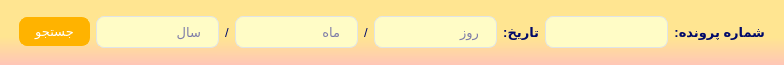
<?xml version="1.0" encoding="UTF-8"?>
<ui version="4.0">
 <class>MainWindow</class>
 <widget class="QMainWindow" name="MainWindow">
  <property name="geometry">
   <rect>
    <x>0</x>
    <y>0</y>
    <width>784</width>
    <height>65</height>
   </rect>
  </property>
  <property name="minimumSize">
   <size>
    <width>784</width>
    <height>65</height>
   </size>
  </property>
  <property name="maximumSize">
   <size>
    <width>784</width>
    <height>65</height>
   </size>
  </property>
  <property name="windowTitle">
   <string>MainWindow</string>
  </property>
  <property name="layoutDirection">
   <enum>Qt::RightToLeft</enum>
  </property>
  <property name="styleSheet">
   <string notr="true">QMainWindow{
background-color:qlineargradient(spread:pad, x1:0.528, y1:0, x2:0.518, y2:1, stop:0.572139 rgba(255, 229, 145, 255), stop:1 rgba(255, 198, 183, 255));
}

QWidget {
  color:darkblue;
  
}
QLabel {
  color: rgb(0, 9, 105);
  font-weight: 600;
  font: 10pt ;

}
QLabel#heading {
  color: #0f1925;
  font-size: 18px;
  margin-bottom: 10px;
}

QLabel#subheading {
  color: #0f1925;
  font-size: 12px;
  font-weight: normal;
  margin-bottom: 10px;
}
QTabWidget {
    color:rgb(0,0,0);
    background-color:#000000;
}
QTabWidget::pane {
    border-color: #050a0e;
    background-color: #e0e0e0;
    border-width: 1px;
    border-radius: 4px;
    position: absolute;
    top: -0.5em;
    padding-top: 0.5em;
}

QTabWidget::tab-bar {
    alignment: center;
}

QTabBar::tab {
    border-bottom: 1px solid #c0c0c0;
    padding: 3px;
    color: #272727;
    background-color: #fefefc;
    margin-left:0px;
}
QTabBar::tab:!last {
    border-right: 1px solid;
    border-right-color: #c0c0c0;
    border-bottom-color: #c0c0c0;
}
QTabBar::tab:first {
    border-top-left-radius: 10px;
    border-bottom-left-radius: 10px;
}
QTabBar::tab:last {
    border-top-right-radius: 10px;
    border-bottom-right-radius: 10px;
}
QTabBar::tab:selected, QTabBar::tab:last:selected, QTabBar::tab:hover {
    color: #FFFFFF;
    background-color: qlineargradient(spread:pad, x1:0.5, y1:0, x2:0.5, y2:1, stop:0 #84afe5, stop:1 #1168e4);
}
QLineEdit {
  border-radius: 8px;
  border: 1px solid #e0e4e7;
  padding: 5px 15px;
  background-color: rgb(255, 252, 198);
  font: 10pt ;
}

QLineEdit:focus {
  border: 1px solid rgb(255, 179, 0);
}

QTextEdit::placeholder {
  color: #fff;
}
QTextEdit {
  border-radius: 8px;
  border: 1px solid #e0e4e7;
  padding: 5px 15px;
  background-color: rgb(255, 252, 198);
  font: 12pt ;
}

QTextEdit:focus {
  border: 1px solid #d0e3ff;
}

QTextEdit::placeholder {
  color: #fff;
}
QSpinBox {
  border-radius: 8px;
  border: 1px solid #e0e4e7;
  padding: 5px 15px;
  background-color: rgb(255, 252, 198)
}

QSpinBox:focus {
  border: 1px solid #d0e3ff;
}

QTimeEdit {
  border-radius: 8px;
  border: 1px solid #e0e4e7;
  padding: 5px 15px;
  background-color: rgb(255, 252, 198)
}

QTimeEdit:focus {
  border: 1px solid #d0e3ff;
}


QComboBox{
  background-color: rgb(255, 252, 198);
}
 QGroupBox{
  font-size:12pt;
}

QComboBox {
   border-radius: 8px;
   border: 1px solid #e0e4e7;
   padding: 2px 10px;
   background-color: rgb(255, 252, 198);
   min-width: 6em;
   color: rgb(0, 9, 105);
   font: 10pt ;
   margin-top: 1.5px;
   margin-bottom: 1.5px;

}
QComboBox::drop-down {
	subcontrol-origin: padding;
	subcontrol-position: top right;
	width: 36px;
	
	border-top-right-radius: 3px;
	border-bottom-right-radius: 3px;
}

QComboBox::drop-down:button{
	background-color:rgb(255, 252, 198) ;
	width: 25px;
}

QComboBox::down-arrow {
	image: url(./images/down.png);
    width: 15px;
    height: 13px;
	padding: 1px;
}

QComboBox::down-arrow:disabled {
	background-color: #CCC;
}

 QCheckBox{
    color: #272727;
}
QCheckBox {
    padding: 2px;
}
QCheckBox:disabled, QRadioButton:disabled {
    color: #808086;
    padding: 2px;
}

QCheckBox:hover {
    border-radius:4px;
    border-style:solid;
    padding-left: 1px;
    padding-right: 1px;
    padding-bottom: 1px;
    padding-top: 1px;
    border-width:1px;
    border-color: transparent;
}
QCheckBox::indicator:checked {
    image: url(./QSS_IMG/object-select-symbolic.symbolic.png);
    height: 15px;
    width: 15px;
    border-style:solid;
    border-width: 1px;
    border-color: #48a5fd;
    color: #ffffff;
    border-radius: 3px;
    background-color: qlineargradient(spread:pad, x1:0, y1:0, x2:0, y2:1, stop:0 #48a5fd, stop:0.5 #329cfb, stop:1 #48a5fd);
}
QCheckBox::indicator:unchecked {
    
    height: 15px;
    width: 15px;
    border-style:solid;
    border-width: 1px;
    border-color: #48a5fd;
    border-radius: 3px;
    background-color: #fbfdfa;
}
QPushButton {
  background-color: rgb(255, 179, 0);
  color: #fff;
  font-weight: 600;
  border-radius: 8px;
  border: 1px solid rgb(255, 179, 0);
  padding: 5px 15px;
  margin-top: 0px;
  margin-bottom: 0px;
  outline: 0px;
  font: 10pt ;
}

QPushButton:hover{
  background-color: rgb(236, 118, 0);
}

QPushButton:pressed{
  background-color: rgb(255, 227, 82);
  border-color:;
  font-weight: 600;
  border-radius: 8px;
  border: 3px solid rgb(255, 170, 0);
  padding: 5px 15px;
  margin-top: 0px;
  outline: 0px;
  color: rgb(255, 170, 0);
}

QMenu:hover{
  background-color: #0b5ed7;
  border: 3px solid #9ac3fe;
}

QMenu:pressed{
  background-color: rgb(255, 255, 205);
  border-color:white;
  font-weight: 600;
  border-radius: 8px;
  border: 3px solid rgb(53, 132, 228);
  padding: 5px 15px;
  margin-top: 0px;
  outline: 0px;
  color:rgb(0, 63, 184);
}

QLineEdit:focus, QTextEdit:focus, QPlainTextEdit:focus, QSpinBox:focus, QDoubleSpinBox:focus, QTimeEdit:focus, QDateEdit:focus, QDateTimeEdit:focus {
    border-width: 2px;
    border-radius: 8px;
    border-style: solid;
    border-color:rgb(255, 179, 0);
    background-color: rgb(255, 255, 231);
}
QSpinBox::up-button {
    width: 14px;    
	image: url(./images/up.png);
    margin-top: 2px;
    margin-right: 3px;
    }
QSpinBox::down-button {
    width: 14px;    
	image: url(./images/down.png);
    margin-bottom: 2px;
    margin-right: 3px;
    }
 
QTimeEdit::up-button {
    width: 14px;    
	image: url(./images/up.png);
    margin-top: 2px;
    margin-right: 3px;
    }
QTimeEdit::down-button {
    width: 14px;    
	image: url(./images/down.png);
    margin-bottom: 2px;
    margin-right: 3px;
    }</string>
  </property>
  <widget class="QWidget" name="centralwidget">
   <layout class="QHBoxLayout" name="horizontalLayout">
    <item>
     <layout class="QGridLayout" name="gridLayout_6">
      <property name="leftMargin">
       <number>10</number>
      </property>
      <property name="rightMargin">
       <number>10</number>
      </property>
      <item row="0" column="1">
       <widget class="QLineEdit" name="txt_code">
        <property name="font">
         <font>
          <family>IRANYekanXFaNum</family>
          <pointsize>10</pointsize>
          <weight>50</weight>
          <italic>false</italic>
          <bold>false</bold>
         </font>
        </property>
        <property name="placeholderText">
         <string/>
        </property>
       </widget>
      </item>
      <item row="0" column="7">
       <widget class="QLineEdit" name="txt_year">
        <property name="palette">
         <palette>
          <active>
           <colorrole role="WindowText">
            <brush brushstyle="SolidPattern">
             <color alpha="255">
              <red>0</red>
              <green>0</green>
              <blue>139</blue>
             </color>
            </brush>
           </colorrole>
           <colorrole role="Button">
            <brush brushstyle="SolidPattern">
             <color alpha="255">
              <red>255</red>
              <green>252</green>
              <blue>198</blue>
             </color>
            </brush>
           </colorrole>
           <colorrole role="Text">
            <brush brushstyle="SolidPattern">
             <color alpha="255">
              <red>0</red>
              <green>0</green>
              <blue>139</blue>
             </color>
            </brush>
           </colorrole>
           <colorrole role="ButtonText">
            <brush brushstyle="SolidPattern">
             <color alpha="255">
              <red>0</red>
              <green>0</green>
              <blue>139</blue>
             </color>
            </brush>
           </colorrole>
           <colorrole role="Base">
            <brush brushstyle="SolidPattern">
             <color alpha="255">
              <red>255</red>
              <green>252</green>
              <blue>198</blue>
             </color>
            </brush>
           </colorrole>
           <colorrole role="Window">
            <brush brushstyle="SolidPattern">
             <color alpha="255">
              <red>255</red>
              <green>252</green>
              <blue>198</blue>
             </color>
            </brush>
           </colorrole>
           <colorrole role="PlaceholderText">
            <brush brushstyle="NoBrush">
             <color alpha="128">
              <red>0</red>
              <green>0</green>
              <blue>139</blue>
             </color>
            </brush>
           </colorrole>
          </active>
          <inactive>
           <colorrole role="WindowText">
            <brush brushstyle="SolidPattern">
             <color alpha="255">
              <red>0</red>
              <green>0</green>
              <blue>139</blue>
             </color>
            </brush>
           </colorrole>
           <colorrole role="Button">
            <brush brushstyle="SolidPattern">
             <color alpha="255">
              <red>255</red>
              <green>252</green>
              <blue>198</blue>
             </color>
            </brush>
           </colorrole>
           <colorrole role="Text">
            <brush brushstyle="SolidPattern">
             <color alpha="255">
              <red>0</red>
              <green>0</green>
              <blue>139</blue>
             </color>
            </brush>
           </colorrole>
           <colorrole role="ButtonText">
            <brush brushstyle="SolidPattern">
             <color alpha="255">
              <red>0</red>
              <green>0</green>
              <blue>139</blue>
             </color>
            </brush>
           </colorrole>
           <colorrole role="Base">
            <brush brushstyle="SolidPattern">
             <color alpha="255">
              <red>255</red>
              <green>252</green>
              <blue>198</blue>
             </color>
            </brush>
           </colorrole>
           <colorrole role="Window">
            <brush brushstyle="SolidPattern">
             <color alpha="255">
              <red>255</red>
              <green>252</green>
              <blue>198</blue>
             </color>
            </brush>
           </colorrole>
           <colorrole role="PlaceholderText">
            <brush brushstyle="NoBrush">
             <color alpha="128">
              <red>0</red>
              <green>0</green>
              <blue>139</blue>
             </color>
            </brush>
           </colorrole>
          </inactive>
          <disabled>
           <colorrole role="WindowText">
            <brush brushstyle="SolidPattern">
             <color alpha="255">
              <red>0</red>
              <green>0</green>
              <blue>139</blue>
             </color>
            </brush>
           </colorrole>
           <colorrole role="Button">
            <brush brushstyle="SolidPattern">
             <color alpha="255">
              <red>255</red>
              <green>252</green>
              <blue>198</blue>
             </color>
            </brush>
           </colorrole>
           <colorrole role="Text">
            <brush brushstyle="SolidPattern">
             <color alpha="255">
              <red>0</red>
              <green>0</green>
              <blue>139</blue>
             </color>
            </brush>
           </colorrole>
           <colorrole role="ButtonText">
            <brush brushstyle="SolidPattern">
             <color alpha="255">
              <red>0</red>
              <green>0</green>
              <blue>139</blue>
             </color>
            </brush>
           </colorrole>
           <colorrole role="Base">
            <brush brushstyle="SolidPattern">
             <color alpha="255">
              <red>255</red>
              <green>252</green>
              <blue>198</blue>
             </color>
            </brush>
           </colorrole>
           <colorrole role="Window">
            <brush brushstyle="SolidPattern">
             <color alpha="255">
              <red>255</red>
              <green>252</green>
              <blue>198</blue>
             </color>
            </brush>
           </colorrole>
           <colorrole role="PlaceholderText">
            <brush brushstyle="NoBrush">
             <color alpha="128">
              <red>0</red>
              <green>0</green>
              <blue>139</blue>
             </color>
            </brush>
           </colorrole>
          </disabled>
         </palette>
        </property>
        <property name="font">
         <font>
          <family>IRANYekanXFaNum</family>
          <pointsize>10</pointsize>
          <weight>50</weight>
          <italic>false</italic>
          <bold>false</bold>
          <kerning>false</kerning>
         </font>
        </property>
        <property name="styleSheet">
         <string notr="true">   margin-bottom: 1.5px;    margin-top: 1.5px;</string>
        </property>
        <property name="placeholderText">
         <string>سال</string>
        </property>
       </widget>
      </item>
      <item row="0" column="6">
       <widget class="QLabel" name="label_3">
        <property name="text">
         <string>/</string>
        </property>
       </widget>
      </item>
      <item row="0" column="8">
       <widget class="QPushButton" name="btn_sendsearch">
        <property name="font">
         <font>
          <family>IRANYekanXFaNum</family>
          <pointsize>10</pointsize>
          <weight>50</weight>
          <italic>false</italic>
          <bold>false</bold>
          <kerning>false</kerning>
         </font>
        </property>
        <property name="styleSheet">
         <string notr="true"/>
        </property>
        <property name="text">
         <string>جستجو</string>
        </property>
        <property name="autoDefault">
         <bool>false</bool>
        </property>
        <property name="flat">
         <bool>false</bool>
        </property>
       </widget>
      </item>
      <item row="0" column="0">
       <widget class="QLabel" name="label">
        <property name="styleSheet">
         <string notr="true">font: 75 10pt &quot;Calibri&quot;;
font-weight: 700;</string>
        </property>
        <property name="text">
         <string>شماره پرونده:</string>
        </property>
       </widget>
      </item>
      <item row="0" column="5">
       <widget class="QLineEdit" name="txt_month">
        <property name="palette">
         <palette>
          <active>
           <colorrole role="WindowText">
            <brush brushstyle="SolidPattern">
             <color alpha="255">
              <red>0</red>
              <green>0</green>
              <blue>139</blue>
             </color>
            </brush>
           </colorrole>
           <colorrole role="Button">
            <brush brushstyle="SolidPattern">
             <color alpha="255">
              <red>255</red>
              <green>252</green>
              <blue>198</blue>
             </color>
            </brush>
           </colorrole>
           <colorrole role="Text">
            <brush brushstyle="SolidPattern">
             <color alpha="255">
              <red>0</red>
              <green>0</green>
              <blue>139</blue>
             </color>
            </brush>
           </colorrole>
           <colorrole role="ButtonText">
            <brush brushstyle="SolidPattern">
             <color alpha="255">
              <red>0</red>
              <green>0</green>
              <blue>139</blue>
             </color>
            </brush>
           </colorrole>
           <colorrole role="Base">
            <brush brushstyle="SolidPattern">
             <color alpha="255">
              <red>255</red>
              <green>252</green>
              <blue>198</blue>
             </color>
            </brush>
           </colorrole>
           <colorrole role="Window">
            <brush brushstyle="SolidPattern">
             <color alpha="255">
              <red>255</red>
              <green>252</green>
              <blue>198</blue>
             </color>
            </brush>
           </colorrole>
           <colorrole role="PlaceholderText">
            <brush brushstyle="NoBrush">
             <color alpha="128">
              <red>0</red>
              <green>0</green>
              <blue>139</blue>
             </color>
            </brush>
           </colorrole>
          </active>
          <inactive>
           <colorrole role="WindowText">
            <brush brushstyle="SolidPattern">
             <color alpha="255">
              <red>0</red>
              <green>0</green>
              <blue>139</blue>
             </color>
            </brush>
           </colorrole>
           <colorrole role="Button">
            <brush brushstyle="SolidPattern">
             <color alpha="255">
              <red>255</red>
              <green>252</green>
              <blue>198</blue>
             </color>
            </brush>
           </colorrole>
           <colorrole role="Text">
            <brush brushstyle="SolidPattern">
             <color alpha="255">
              <red>0</red>
              <green>0</green>
              <blue>139</blue>
             </color>
            </brush>
           </colorrole>
           <colorrole role="ButtonText">
            <brush brushstyle="SolidPattern">
             <color alpha="255">
              <red>0</red>
              <green>0</green>
              <blue>139</blue>
             </color>
            </brush>
           </colorrole>
           <colorrole role="Base">
            <brush brushstyle="SolidPattern">
             <color alpha="255">
              <red>255</red>
              <green>252</green>
              <blue>198</blue>
             </color>
            </brush>
           </colorrole>
           <colorrole role="Window">
            <brush brushstyle="SolidPattern">
             <color alpha="255">
              <red>255</red>
              <green>252</green>
              <blue>198</blue>
             </color>
            </brush>
           </colorrole>
           <colorrole role="PlaceholderText">
            <brush brushstyle="NoBrush">
             <color alpha="128">
              <red>0</red>
              <green>0</green>
              <blue>139</blue>
             </color>
            </brush>
           </colorrole>
          </inactive>
          <disabled>
           <colorrole role="WindowText">
            <brush brushstyle="SolidPattern">
             <color alpha="255">
              <red>0</red>
              <green>0</green>
              <blue>139</blue>
             </color>
            </brush>
           </colorrole>
           <colorrole role="Button">
            <brush brushstyle="SolidPattern">
             <color alpha="255">
              <red>255</red>
              <green>252</green>
              <blue>198</blue>
             </color>
            </brush>
           </colorrole>
           <colorrole role="Text">
            <brush brushstyle="SolidPattern">
             <color alpha="255">
              <red>0</red>
              <green>0</green>
              <blue>139</blue>
             </color>
            </brush>
           </colorrole>
           <colorrole role="ButtonText">
            <brush brushstyle="SolidPattern">
             <color alpha="255">
              <red>0</red>
              <green>0</green>
              <blue>139</blue>
             </color>
            </brush>
           </colorrole>
           <colorrole role="Base">
            <brush brushstyle="SolidPattern">
             <color alpha="255">
              <red>255</red>
              <green>252</green>
              <blue>198</blue>
             </color>
            </brush>
           </colorrole>
           <colorrole role="Window">
            <brush brushstyle="SolidPattern">
             <color alpha="255">
              <red>255</red>
              <green>252</green>
              <blue>198</blue>
             </color>
            </brush>
           </colorrole>
           <colorrole role="PlaceholderText">
            <brush brushstyle="NoBrush">
             <color alpha="128">
              <red>0</red>
              <green>0</green>
              <blue>139</blue>
             </color>
            </brush>
           </colorrole>
          </disabled>
         </palette>
        </property>
        <property name="font">
         <font>
          <family>IRANYekanXFaNum</family>
          <pointsize>10</pointsize>
          <weight>50</weight>
          <italic>false</italic>
          <bold>false</bold>
          <kerning>false</kerning>
         </font>
        </property>
        <property name="styleSheet">
         <string notr="true">   margin-bottom: 1.5px;    margin-top: 1.5px;</string>
        </property>
        <property name="placeholderText">
         <string>ماه</string>
        </property>
       </widget>
      </item>
      <item row="0" column="2">
       <widget class="QLabel" name="label_2">
        <property name="styleSheet">
         <string notr="true">font: 75 10pt &quot;Calibri&quot;;
font-weight: 700;</string>
        </property>
        <property name="text">
         <string>تاریخ:</string>
        </property>
       </widget>
      </item>
      <item row="0" column="4">
       <widget class="QLabel" name="label_4">
        <property name="text">
         <string>/</string>
        </property>
       </widget>
      </item>
      <item row="0" column="3">
       <widget class="QLineEdit" name="txt_day">
        <property name="palette">
         <palette>
          <active>
           <colorrole role="WindowText">
            <brush brushstyle="SolidPattern">
             <color alpha="255">
              <red>0</red>
              <green>0</green>
              <blue>139</blue>
             </color>
            </brush>
           </colorrole>
           <colorrole role="Button">
            <brush brushstyle="SolidPattern">
             <color alpha="255">
              <red>255</red>
              <green>252</green>
              <blue>198</blue>
             </color>
            </brush>
           </colorrole>
           <colorrole role="Text">
            <brush brushstyle="SolidPattern">
             <color alpha="255">
              <red>0</red>
              <green>0</green>
              <blue>139</blue>
             </color>
            </brush>
           </colorrole>
           <colorrole role="ButtonText">
            <brush brushstyle="SolidPattern">
             <color alpha="255">
              <red>0</red>
              <green>0</green>
              <blue>139</blue>
             </color>
            </brush>
           </colorrole>
           <colorrole role="Base">
            <brush brushstyle="SolidPattern">
             <color alpha="255">
              <red>255</red>
              <green>252</green>
              <blue>198</blue>
             </color>
            </brush>
           </colorrole>
           <colorrole role="Window">
            <brush brushstyle="SolidPattern">
             <color alpha="255">
              <red>255</red>
              <green>252</green>
              <blue>198</blue>
             </color>
            </brush>
           </colorrole>
           <colorrole role="PlaceholderText">
            <brush brushstyle="NoBrush">
             <color alpha="128">
              <red>0</red>
              <green>0</green>
              <blue>139</blue>
             </color>
            </brush>
           </colorrole>
          </active>
          <inactive>
           <colorrole role="WindowText">
            <brush brushstyle="SolidPattern">
             <color alpha="255">
              <red>0</red>
              <green>0</green>
              <blue>139</blue>
             </color>
            </brush>
           </colorrole>
           <colorrole role="Button">
            <brush brushstyle="SolidPattern">
             <color alpha="255">
              <red>255</red>
              <green>252</green>
              <blue>198</blue>
             </color>
            </brush>
           </colorrole>
           <colorrole role="Text">
            <brush brushstyle="SolidPattern">
             <color alpha="255">
              <red>0</red>
              <green>0</green>
              <blue>139</blue>
             </color>
            </brush>
           </colorrole>
           <colorrole role="ButtonText">
            <brush brushstyle="SolidPattern">
             <color alpha="255">
              <red>0</red>
              <green>0</green>
              <blue>139</blue>
             </color>
            </brush>
           </colorrole>
           <colorrole role="Base">
            <brush brushstyle="SolidPattern">
             <color alpha="255">
              <red>255</red>
              <green>252</green>
              <blue>198</blue>
             </color>
            </brush>
           </colorrole>
           <colorrole role="Window">
            <brush brushstyle="SolidPattern">
             <color alpha="255">
              <red>255</red>
              <green>252</green>
              <blue>198</blue>
             </color>
            </brush>
           </colorrole>
           <colorrole role="PlaceholderText">
            <brush brushstyle="NoBrush">
             <color alpha="128">
              <red>0</red>
              <green>0</green>
              <blue>139</blue>
             </color>
            </brush>
           </colorrole>
          </inactive>
          <disabled>
           <colorrole role="WindowText">
            <brush brushstyle="SolidPattern">
             <color alpha="255">
              <red>0</red>
              <green>0</green>
              <blue>139</blue>
             </color>
            </brush>
           </colorrole>
           <colorrole role="Button">
            <brush brushstyle="SolidPattern">
             <color alpha="255">
              <red>255</red>
              <green>252</green>
              <blue>198</blue>
             </color>
            </brush>
           </colorrole>
           <colorrole role="Text">
            <brush brushstyle="SolidPattern">
             <color alpha="255">
              <red>0</red>
              <green>0</green>
              <blue>139</blue>
             </color>
            </brush>
           </colorrole>
           <colorrole role="ButtonText">
            <brush brushstyle="SolidPattern">
             <color alpha="255">
              <red>0</red>
              <green>0</green>
              <blue>139</blue>
             </color>
            </brush>
           </colorrole>
           <colorrole role="Base">
            <brush brushstyle="SolidPattern">
             <color alpha="255">
              <red>255</red>
              <green>252</green>
              <blue>198</blue>
             </color>
            </brush>
           </colorrole>
           <colorrole role="Window">
            <brush brushstyle="SolidPattern">
             <color alpha="255">
              <red>255</red>
              <green>252</green>
              <blue>198</blue>
             </color>
            </brush>
           </colorrole>
           <colorrole role="PlaceholderText">
            <brush brushstyle="NoBrush">
             <color alpha="128">
              <red>0</red>
              <green>0</green>
              <blue>139</blue>
             </color>
            </brush>
           </colorrole>
          </disabled>
         </palette>
        </property>
        <property name="font">
         <font>
          <family>IRANYekanXFaNum</family>
          <pointsize>10</pointsize>
          <weight>50</weight>
          <italic>false</italic>
          <bold>false</bold>
          <kerning>false</kerning>
         </font>
        </property>
        <property name="styleSheet">
         <string notr="true">   margin-bottom: 1.5px;    margin-top: 1.5px;</string>
        </property>
        <property name="inputMethodHints">
         <set>Qt::ImhNone</set>
        </property>
        <property name="placeholderText">
         <string>روز</string>
        </property>
       </widget>
      </item>
     </layout>
    </item>
   </layout>
  </widget>
 </widget>
 <resources/>
 <connections/>
</ui>
